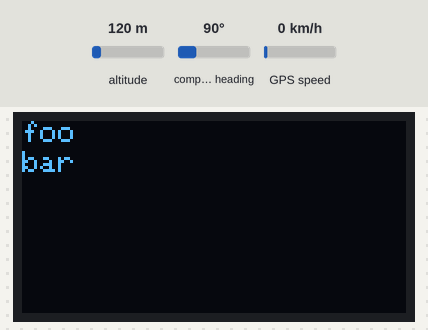
This sketch was run on a simulated Arduino Mega 2560, built with avr-gcc and run on an emulated ATmega2560. On the bench: 128×64 one-colour display. The test bench sets the inputs (shaded band); at power-on: altitude 120 m, compass heading 90°, GPS speed 0 km/h. The GPS gets a fix after 3 s at 37.7749, -122.4194 with 8 satellites.

Above: at 0.1 s.
At 1.1 s:
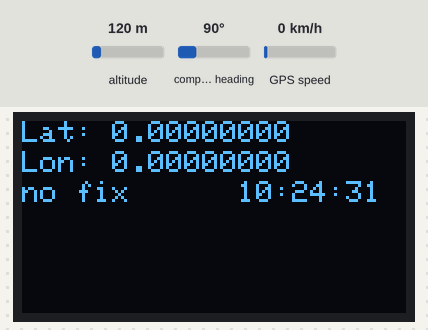
At 2.1 s:
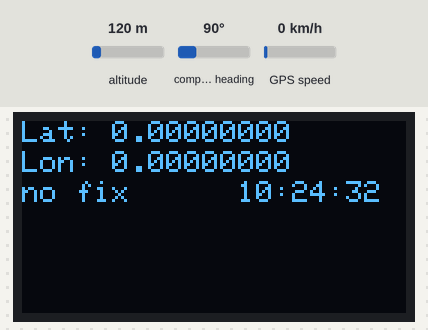
At 11.2 s:
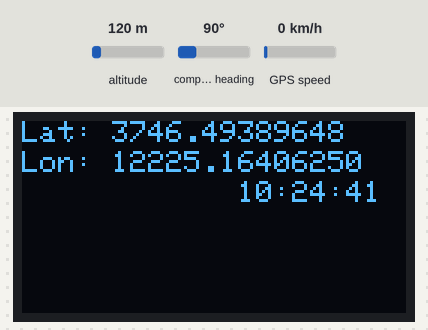
At 20.2 s:
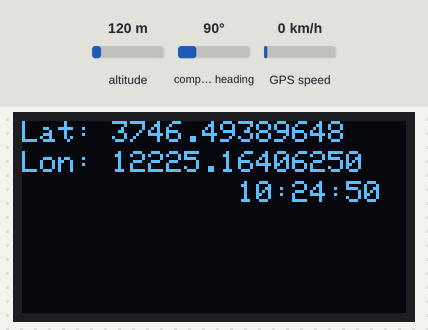
At 38.3 s:
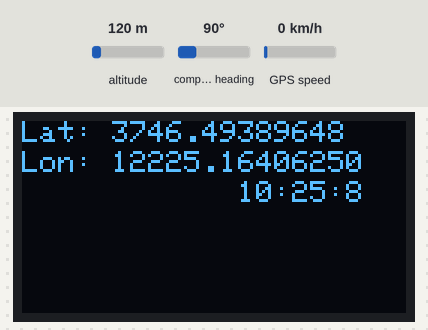

The sketch:

gps_oled.ino
```cpp
// -------------- prepare gps

#include <Adafruit_GPS.h>
#include <SoftwareSerial.h>

Adafruit_GPS GPS(&Serial1);

// Forward declarations
void GPS_Setup();
void GPS_Tick();

// -------------- prepare display

#include <SPI.h>
#include <Wire.h>
#include <Adafruit_GFX.h>
#include <Adafruit_SSD1306.h>

#define OLED_MOSI   9
#define OLED_CLK   10
#define OLED_DC    11
#define OLED_CS    12
#define OLED_RESET 13
Adafruit_SSD1306 display(OLED_MOSI, OLED_CLK, OLED_DC, OLED_RESET, OLED_CS);

// Timer
uint32_t timer = millis();

void setup() {

  // -------------- set up serial

  // connect at 115200 so we can read the GPS fast enuf and
  // also spit it out
  /*
  Serial.begin(115200);
  while (!Serial);
  delay(1000);
  Serial.println("Adafruit GPS logging start test!");
  */


  // -------------- set up gps

 GPS_Setup();

  // -------------- set up oled display

  display.begin(SSD1306_SWITCHCAPVCC);

  display.clearDisplay();   // Clear the buffer.
  display.setTextColor(WHITE);
  display.setTextSize(1);

  display.setCursor(0, 0);
  display.println("foo");

  display.setCursor(0, 10);
  display.println("bar");

  display.display();
}

void loop() {
  GPS_Tick();


  // 1Hz update rate
  if (millis() - timer > 1000)
  {

    display.clearDisplay();

    display.setCursor(0, 0);
    display.print("Lat: "); display.print(GPS.latitude, 8);

    display.setCursor(0, 10);
    display.print("Lon: "); display.print(GPS.longitude, 8);

    display.setCursor(0, 20);
    if (GPS.fix <= 0) {
      display.print("no fix");
    }

    display.setCursor(72, 20);
    display.print(GPS.hour, DEC); display.print(':');
    display.print(GPS.minute, DEC); display.print(':');
    display.print(GPS.seconds, DEC);

    display.display();
  }


}


void GPS_Setup()
{
  // 9600 NMEA is the default baud rate for Adafruit MTK GPS's- some use 4800
  GPS.begin(9600);

  // uncomment this line to turn on RMC (recommended minimum) and GGA (fix data) including altitude
  // required for number of SATS and altitude.
  GPS.sendCommand(PMTK_SET_NMEA_OUTPUT_RMCGGA);

  // uncomment this line to turn on only the "minimum recommended" data
  //GPS.sendCommand(PMTK_SET_NMEA_OUTPUT_RMCONLY);
  // For parsing data, we don't suggest using anything but either RMC only or RMC+GGA since
  // the parser doesn't care about other sentences at this time

  // Set the update rate
  GPS.sendCommand(PMTK_SET_NMEA_UPDATE_1HZ);   // 1 Hz update rate
  // For the parsing code to work nicely and have time to sort thru the data, and
  // print it out we don't suggest using anything higher than 1 Hz

  // Request updates on antenna status, comment out to keep quiet
  // ************************************************************
  GPS.sendCommand(PGCMD_ANTENNA);  // required to get PGTOP working
  // Commnets: brycej date: 02/18/2014
  // I think this is incorrect and needs to be updated in the header files
  // FORMAT: $PGTOP,11,value*checksum
  //    1. Active Antenna Shorted
  //    2. Using Internal Antenna $PGTOP,11,2*6E
  //    3. Using Active Antenna   $PGTOP,11,3*6F
  //
  //GPS.sendCommand(PGTOP_ANTENNA);
  //delay(500);

  // Ask for firmware version
  //mySerial.println(PMTK_Q_RELEASE);
  //delay(1000);
}

// Read in and tick the GPS class
void GPS_Tick()
{

  // 'hand query' the GPS for new data
  // read data from the GPS in the 'main loop'
  char c = GPS.read();


  // if a sentence is received, we can check the checksum, parse it...
  if (GPS.newNMEAreceived())
  {
    if (!GPS.parse(GPS.lastNMEA()))   // this also sets the newNMEAreceived() flag to false
      return;  // we can fail to parse a sentence in which case we should just wait for another
  }
}
```

Measured:
- what the display in image 1 shows lasts 1.0 s, from 1.0 s to 2.0 s
